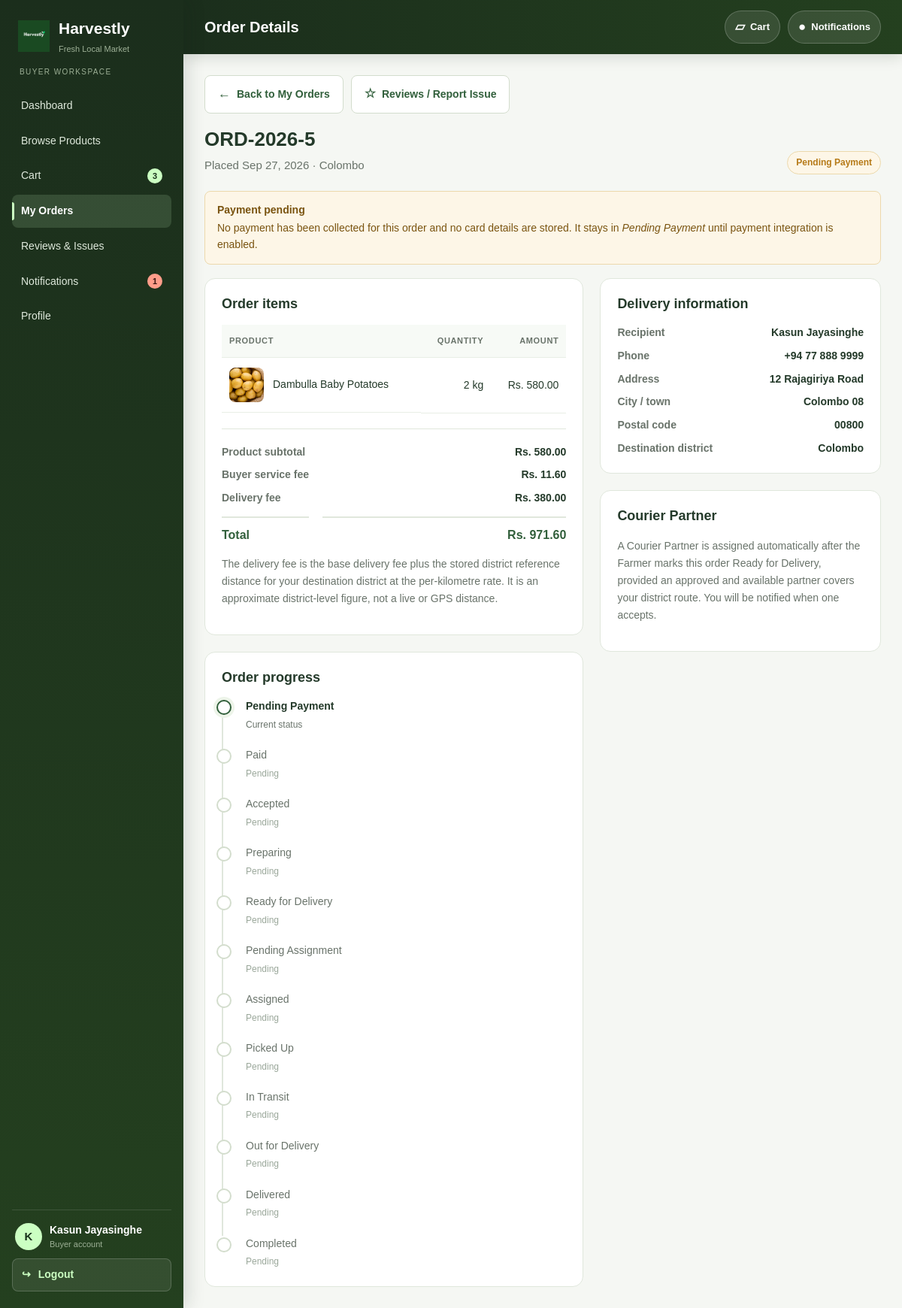
Page /Controller/Buyer/OrderTrackingController.php?id=5 (signed in) on the committed database.
### tables this page shows
CREATE TABLE IF NOT EXISTS orders (
    order_id BIGINT UNSIGNED AUTO_INCREMENT PRIMARY KEY,
    buyer_id BIGINT UNSIGNED NOT NULL,
    farmer_id BIGINT UNSIGNED NOT NULL,
    source_type ENUM('NORMAL','PREORDER') NOT NULL DEFAULT 'NORMAL',

    recipient_name VARCHAR(120) NOT NULL,
    recipient_phone VARCHAR(25) NOT NULL,
    delivery_address_line1 VARCHAR(180) NOT NULL,
    delivery_address_line2 VARCHAR(180) NULL,
    delivery_city_town VARCHAR(100) NULL,
    delivery_postal_code VARCHAR(20) NULL,
    destination_district_id SMALLINT UNSIGNED NOT NULL,

    product_subtotal DECIMAL(12,2) NOT NULL DEFAULT 0.00,
    farmer_marketplace_fee DECIMAL(12,2) NOT NULL DEFAULT 0.00,
    buyer_service_fee DECIMAL(12,2) NOT NULL DEFAULT 0.00,
    delivery_fee DECIMAL(12,2) NOT NULL DEFAULT 0.00,
    grand_total DECIMAL(12,2) NOT NULL DEFAULT 0.00,

    order_status ENUM(
        'PENDING_PAYMENT','PAID','ACCEPTED','PREPARING','READY_FOR_DELIVERY',
        'PENDING_ASSIGNMENT','ASSIGNED','PICKED_UP','IN_TRANSIT','OUT_FOR_DELIVERY',
        'DELIVERED','COMPLETED','UNDELIVERABLE','REJECTED','CANCELLED'
    ) NOT NULL DEFAULT 'PENDING_PAYMENT',

    paid_at DATETIME NULL,
    accepted_at DATETIME NULL,
    ready_for_delivery_at DATETIME NULL,
    delivered_at DATETIME NULL,
    completed_at DATETIME NULL,
    cancelled_at DATETIME NULL,
    cancellation_reason VARCHAR(500) NULL,

    created_at TIMESTAMP NOT NULL DEFAULT CURRENT_TIMESTAMP,
    updated_at TIMESTAMP NOT NULL DEFAULT CURRENT_TIMESTAMP ON UPDATE CURRENT_TIMESTAMP,

    CONSTRAINT fk_order_buyer
        FOREIGN KEY (buyer_id) REFERENCES users(user_id),
    CONSTRAINT fk_order_farmer
        FOREIGN KEY (farmer_id) REFERENCES users(user_id),
    CONSTRAINT fk_order_destination_district
        FOREIGN KEY (destination_district_id) REFERENCES districts(district_id),

    KEY idx_order_buyer (buyer_id, created_at),
    KEY idx_order_farmer_status (farmer_id, order_status),
    KEY idx_order_status (order_status),
    KEY idx_order_destination (destination_district_id)
);

CREATE TABLE IF NOT EXISTS districts (
    district_id SMALLINT UNSIGNED AUTO_INCREMENT PRIMARY KEY,
    district_name VARCHAR(60) NOT NULL,
    province_name VARCHAR(60) NOT NULL,
    is_active TINYINT(1) NOT NULL DEFAULT 1,
    created_at TIMESTAMP NOT NULL DEFAULT CURRENT_TIMESTAMP,
    updated_at TIMESTAMP NOT NULL DEFAULT CURRENT_TIMESTAMP ON UPDATE CURRENT_TIMESTAMP,
    UNIQUE KEY uq_district_name (district_name),
    KEY idx_district_active (is_active)
);

CREATE TABLE IF NOT EXISTS order_items (
    order_item_id BIGINT UNSIGNED AUTO_INCREMENT PRIMARY KEY,
    order_id BIGINT UNSIGNED NOT NULL,
    product_id BIGINT UNSIGNED NOT NULL,
    product_name_snapshot VARCHAR(150) NOT NULL,
    unit_price_snapshot DECIMAL(12,2) NOT NULL,
    quantity DECIMAL(12,3) NOT NULL,
    line_total DECIMAL(12,2) NOT NULL,
    created_at TIMESTAMP NOT NULL DEFAULT CURRENT_TIMESTAMP,
    CONSTRAINT fk_order_item_order
        FOREIGN KEY (order_id) REFERENCES orders(order_id),
    CONSTRAINT fk_order_item_product
        FOREIGN KEY (product_id) REFERENCES products(product_id),
    KEY idx_order_items_order (order_id)
);

CREATE TABLE IF NOT EXISTS products (
    product_id BIGINT UNSIGNED AUTO_INCREMENT PRIMARY KEY,
    farmer_id BIGINT UNSIGNED NOT NULL,
    category_id SMALLINT UNSIGNED NOT NULL,
    product_name VARCHAR(150) NOT NULL,
    description TEXT NULL,
    unit_price DECIMAL(12,2) NOT NULL,
    available_quantity DECIMAL(12,3) NOT NULL DEFAULT 0.000,
    unit_label VARCHAR(30) NOT NULL DEFAULT 'kg',
    listing_type ENUM('AVAILABLE_NOW','HARVEST_SOON','SEASONAL') NOT NULL,
    growing_method ENUM('ORGANIC','CONVENTIONAL','MIXED') NULL,
    shelf_life_reference_id BIGINT UNSIGNED NULL,
    harvest_date DATE NULL,
    available_from_date DATE NULL,
    season_start_date DATE NULL,
    season_end_date DATE NULL,
    best_before_date DATE NULL,
    storage_guidance TEXT NULL,
    listing_status ENUM('ACTIVE','INACTIVE','EXPIRED','SOLD_OUT') NOT NULL DEFAULT 'ACTIVE',
    created_at TIMESTAMP NOT NULL DEFAULT CURRENT_TIMESTAMP,
    updated_at TIMESTAMP NOT NULL DEFAULT CURRENT_TIMESTAMP ON UPDATE CURRENT_TIMESTAMP,
    CONSTRAINT fk_product_farmer
        FOREIGN KEY (farmer_id) REFERENCES users(user_id),
    CONSTRAINT fk_product_category
        FOREIGN KEY (category_id) REFERENCES product_categories(category_id),
    CONSTRAINT fk_product_shelf_reference
        FOREIGN KEY (shelf_life_reference_id) REFERENCES shelf_life_references(shelf_life_reference_id),
    KEY idx_product_farmer_status (farmer_id, listing_status),
    KEY idx_product_category_status (category_id, listing_status),
    KEY idx_product_listing_type (listing_type),
    KEY idx_product_best_before (best_before_date),
    KEY idx_product_name (product_name)
);

### View/Buyer/order-tracking.php (the view, shortened to what the rows shown need)
<?php
require_once __DIR__ . '/../../config/app.php';
require __DIR__ . '/includes/layout.php';
buyer_page_top('Order Details', 'OrdersController.php');
    ?>
<section class="buyer-title">
    <div>
        <h2><?= e($order['id']) ?></h2>
        <p>Placed <?= e($order['date']) ?> &middot; <?= e($order['destination_district'] ?: 'District not set') ?></p>
    </div>
    <?= buyerStatusBadge((string)$order['status_code']) ?>
</section>
<div class="buyer-detail-layout">
    <div>
        <section class="buyer-panel">
            <div class="buyer-table-wrap">
                <table class="buyer-table">
                    <thead>
                        <tr>
                            <th>Product</th>
                            <th class="buyer-num">Quantity</th>
                            <th class="buyer-num">Amount</th>
                        </tr>
                    </thead>
                    <tbody>
                    <?php foreach ($order['items'] as $item): ?>
                        <tr>
                            <td class="buyer-product-cell">
                                <?php if (!empty($item['image'])): ?><img src="<?= e($item['image']) ?>" alt=""><?php endif; ?>
                                <?= e($item['name']) ?>
                            </td>
                            <td class="buyer-num"><?= e(rtrim(rtrim(number_format((float)$item['quantity'], 3), '0'), '.')) ?> <?= e($item['unit']) ?></td>
                            <td class="buyer-num"><?= e(harvestlyMoney((float)$item['price'] * (float)$item['quantity'])) ?></td>
                        </tr>
                    <?php endforeach; ?>
                    </tbody>
                </table>
            </div>
            <dl class="buyer-kv">
                <dt>Product subtotal</dt>
                <dd><?= e(harvestlyMoney($order['subtotal'])) ?></dd>
                <dt>Buyer service fee</dt>
                <dd><?= e(harvestlyMoney($order['service_fee'])) ?></dd>
                <dt>Delivery fee</dt>
                <dd><?= e(harvestlyMoney($order['delivery_fee'])) ?></dd>
                <dt class="buyer-kv-total">Total</dt>
                <dd class="buyer-kv-total"><?= e(harvestlyMoney($order['total'])) ?></dd>
            </dl>
        </section>
    </div>
    <div>
        <section class="buyer-panel">
            <dl class="buyer-kv">
                <dt>Recipient</dt>
                <dd><?= e($order['full_name']) ?></dd>
                <dt>Phone</dt>
                <dd><?= e($order['phone']) ?></dd>
                <dt>Address</dt>
                <dd><?= e($order['address']) ?></dd>
                <?php if ($order['city'] !== ''): ?>
                <dt>City / town</dt>
                <dd><?= e($order['city']) ?></dd>
                <?php endif; ?>
                <?php if ($order['postal'] !== ''): ?>
                <dt>Postal code</dt>
                <dd><?= e($order['postal']) ?></dd>
                <?php endif; ?>
                <dt>Destination district</dt>
                <dd><?= e($order['destination_district'] ?: '—') ?></dd>
            </dl>
        </section>
    </div>
</div>
<?php buyer_page_bottom(); ?>

### View/Buyer/includes/layout.php (shortened to what the rows shown need)
<?php
require_once __DIR__ . '/../../../config/app.php';
if (!function_exists('buyerStatusBadge')) {
    function buyerStatusBadge(?string $status): string {
        $tone = harvestlyStatusTone($status);
        $class = 'buyer-badge' . ($tone !== 'ok' && $tone !== 'muted' ? ' buyer-badge--' . $tone : '');
        return '<span class="' . $class . '">' . e(harvestlyStatusLabel($status)) . '</span>';
    }
}
function buyer_page_top(string $title, string $active = ''): void {
    ?>
    <!doctype html>
    <html lang="en">
    <head>
        <link rel="stylesheet" href="<?= e(url('CSS/Buyer/shell.css')) ?>">
    </head>
    <body>
    <div class="buyer-main">
        <header class="buyer-topbar">
            <div>
                <h1><?= e($title) ?></h1>
            </div>
        </header>
        <main class="buyer-content">
        <?php
}
function buyer_page_bottom(): void {
        ?>
        </main>
    </div>
    </body>
    </html>
    <?php
}

### rows in the picture
orders: destination_district.district_name "Colombo", order_status "Pending Payment", delivery_fee "Rs. 380.00", recipient_name "Kasun Jayasinghe", recipient_phone "+94 77 888 9999", delivery_address_line1 "12 Rajagiriya Road", delivery_city_town "Colombo 08", delivery_postal_code "00800"
order_items: product_name_snapshot "Dambulla Baby Potatoes", quantity "2", product.unit_label "kg", harvestlyMoney((float)$item['price'] * (float)$item['quantity']) "Rs. 580.00"

### other values in the picture
$item['label'] "Dashboard"
$item['label'] "Browse Products"
$item['label'] "Cart"
$item['count'] "3"
$item['label'] "My Orders"
$item['label'] "Reviews & Issues"
$item['label'] "Notifications"
$item['count'] "1"
$item['label'] "Profile"
$initials "K"
$displayName "Kasun Jayasinghe"
$title "Order Details"
$order['id'] "ORD-2026-5"
$order['date'] "Sep 27, 2026"
harvestlyMoney($order['subtotal']) "Rs. 580.00"
